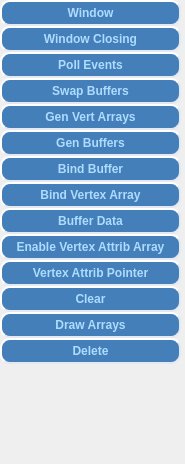
       <widget class="QWidget" name="OGLNodes">
        <property name="geometry">
         <rect>
          <x>0</x>
          <y>0</y>
          <width>185</width>
          <height>464</height>
         </rect>
        </property>
        <property name="sizePolicy">
         <sizepolicy hsizetype="Expanding" vsizetype="Expanding">
          <horstretch>0</horstretch>
          <verstretch>0</verstretch>
         </sizepolicy>
        </property>
        <attribute name="label">
         <string>OpenGL Nodes</string>
        </attribute>
        <widget class="QWidget" name="verticalLayoutWidget_2">
         <property name="geometry">
          <rect>
           <x>0</x>
           <y>0</y>
           <width>181</width>
           <height>491</height>
          </rect>
         </property>
         <layout class="QVBoxLayout" name="OGLNodeMenuLayout">
          <property name="spacing">
           <number>0</number>
          </property>
          <item>
           <widget class="QPushButton" name="CreateGLFWWindowBtn">
            <property name="styleSheet">
             <string notr="true">QPushButton{
color: #addcff;
border-style: outset;
background-color: #447fba;
border-width: 2px;
border-radius: 10px;
border-color: #e3e9f2;
font: bold 12px;
min-width: 4em;
padding: 4px;
}</string>
            </property>
            <property name="text">
             <string>Window</string>
            </property>
           </widget>
          </item>
          <item>
           <widget class="QPushButton" name="CreateGLGenBtn">
            <property name="styleSheet">
             <string notr="true">QPushButton{
color: #addcff;
border-style: outset;
background-color: #447fba;
border-width: 2px;
border-radius: 10px;
border-color: #e3e9f2;
font: bold 12px;
min-width: 4em;
padding: 4px;
}</string>
            </property>
            <property name="text">
             <string>Window Closing</string>
            </property>
           </widget>
          </item>
          <item>
           <widget class="QPushButton" name="CreateGLGenBtn_3">
            <property name="styleSheet">
             <string notr="true">QPushButton{
color: #addcff;
border-style: outset;
background-color: #447fba;
border-width: 2px;
border-radius: 10px;
border-color: #e3e9f2;
font: bold 12px;
min-width: 4em;
padding: 4px;
}</string>
            </property>
            <property name="text">
             <string>Poll Events</string>
            </property>
           </widget>
          </item>
          <item>
           <widget class="QPushButton" name="CreateGLGenBtn_2">
            <property name="styleSheet">
             <string notr="true">QPushButton{
color: #addcff;
border-style: outset;
background-color: #447fba;
border-width: 2px;
border-radius: 10px;
border-color: #e3e9f2;
font: bold 12px;
min-width: 4em;
padding: 4px;
}</string>
            </property>
            <property name="text">
             <string>Swap Buffers</string>
            </property>
           </widget>
          </item>
          <item>
           <widget class="QPushButton" name="CreateGLConfigBtn">
            <property name="styleSheet">
             <string notr="true">QPushButton{
color: #addcff;
border-style: outset;
background-color: #447fba;
border-width: 2px;
border-radius: 10px;
border-color: #e3e9f2;
font: bold 12px;
min-width: 4em;
padding: 4px;
}</string>
            </property>
            <property name="text">
             <string>Gen Vert Arrays</string>
            </property>
           </widget>
          </item>
          <item>
           <widget class="QPushButton" name="CreateGLDisableBtn">
            <property name="styleSheet">
             <string notr="true">QPushButton{
color: #addcff;
border-style: outset;
background-color: #447fba;
border-width: 2px;
border-radius: 10px;
border-color: #e3e9f2;
font: bold 12px;
min-width: 4em;
padding: 4px;
}</string>
            </property>
            <property name="text">
             <string>Gen Buffers</string>
            </property>
           </widget>
          </item>
          <item>
           <widget class="QPushButton" name="CreateGLBindBtn">
            <property name="styleSheet">
             <string notr="true">QPushButton{
color: #addcff;
border-style: outset;
background-color: #447fba;
border-width: 2px;
border-radius: 10px;
border-color: #e3e9f2;
font: bold 12px;
min-width: 4em;
padding: 4px;
}</string>
            </property>
            <property name="text">
             <string>Bind Buffer</string>
            </property>
           </widget>
          </item>
          <item>
           <widget class="QPushButton" name="CreateGLBufferDataBtn_2">
            <property name="styleSheet">
             <string notr="true">QPushButton{
color: #addcff;
border-style: outset;
background-color: #447fba;
border-width: 2px;
border-radius: 10px;
border-color: #e3e9f2;
font: bold 12px;
min-width: 4em;
padding: 4px;
}</string>
            </property>
            <property name="text">
             <string>Bind Vertex Array</string>
            </property>
           </widget>
          </item>
          <item>
           <widget class="QPushButton" name="CreateGLBufferDataBtn">
            <property name="styleSheet">
             <string notr="true">QPushButton{
color: #addcff;
border-style: outset;
background-color: #447fba;
border-width: 2px;
border-radius: 10px;
border-color: #e3e9f2;
font: bold 12px;
min-width: 4em;
padding: 4px;
}</string>
            </property>
            <property name="text">
             <string>Buffer Data</string>
            </property>
           </widget>
          </item>
          <item>
           <widget class="QPushButton" name="CreateGLEnableBtn">
            <property name="styleSheet">
             <string notr="true">QPushButton{
color: #addcff;
border-style: outset;
background-color: #447fba;
border-width: 2px;
border-radius: 10px;
border-color: #e3e9f2;
font: bold 12px;
min-width: 4em;
padding: 4px;
}</string>
            </property>
            <property name="text">
             <string>Enable Vertex Attrib Array</string>
            </property>
           </widget>
          </item>
          <item>
           <widget class="QPushButton" name="CreateGLEnableBtn_2">
            <property name="styleSheet">
             <string notr="true">QPushButton{
color: #addcff;
border-style: outset;
background-color: #447fba;
border-width: 2px;
border-radius: 10px;
border-color: #e3e9f2;
font: bold 12px;
min-width: 4em;
padding: 4px;
}</string>
            </property>
            <property name="text">
             <string>Vertex Attrib Pointer</string>
            </property>
           </widget>
          </item>
          <item>
           <widget class="QPushButton" name="CreateGLVertAttribBtn">
            <property name="styleSheet">
             <string notr="true">QPushButton{
color: #addcff;
border-style: outset;
background-color: #447fba;
border-width: 2px;
border-radius: 10px;
border-color: #e3e9f2;
font: bold 12px;
min-width: 4em;
padding: 4px;
}</string>
            </property>
            <property name="text">
             <string>Clear</string>
            </property>
           </widget>
          </item>
          <item>
           <widget class="QPushButton" name="CreateGLDrawBtn">
            <property name="styleSheet">
             <string notr="true">QPushButton{
color: #addcff;
border-style: outset;
background-color: #447fba;
border-width: 2px;
border-radius: 10px;
border-color: #e3e9f2;
font: bold 12px;
min-width: 4em;
padding: 4px;
}</string>
            </property>
            <property name="text">
             <string>Draw Arrays</string>
            </property>
           </widget>
          </item>
          <item>
           <widget class="QPushButton" name="CreateGLDeleteBtn">
            <property name="styleSheet">
             <string notr="true">QPushButton{
color: #addcff;
border-style: outset;
background-color: #447fba;
border-width: 2px;
border-radius: 10px;
border-color: #e3e9f2;
font: bold 12px;
min-width: 4em;
padding: 4px;
}</string>
            </property>
            <property name="text">
             <string>Delete</string>
            </property>
           </widget>
          </item>
          <item>
           <spacer name="verticalSpacer_2">
            <property name="orientation">
             <enum>Qt::Vertical</enum>
            </property>
            <property name="sizeHint" stdset="0">
             <size>
              <width>20</width>
              <height>40</height>
             </size>
            </property>
           </spacer>
          </item>
         </layout>
        </widget>
       </widget>
